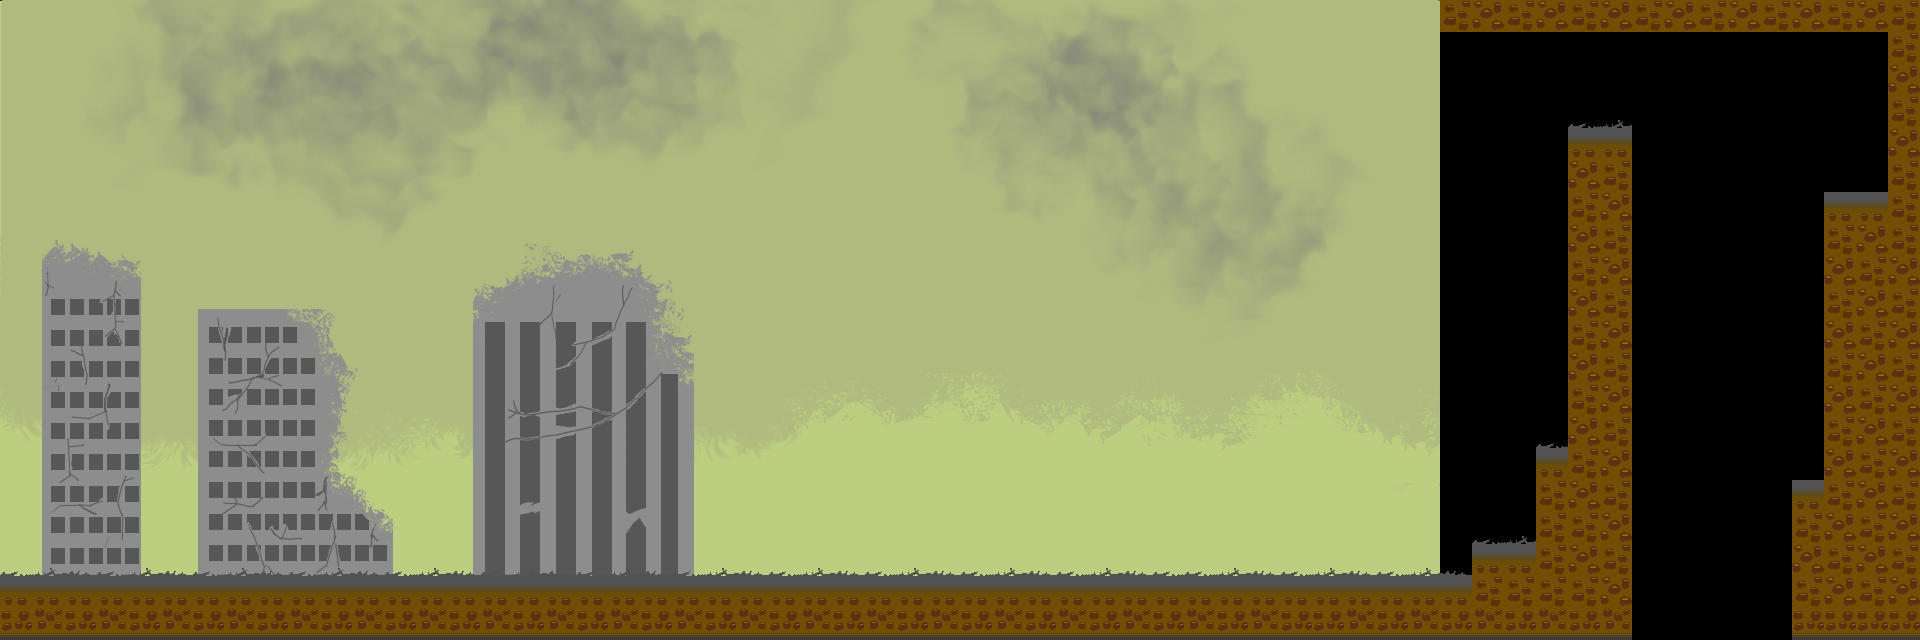

This game map was drawn from its Tiled (.tmx) file and the tilesets committed beside it. A one-line description and the trimmed map source follow:
An orthogonal 60x20 tile map with 32x32 px tiles, 1 tile layer (ground), 1 image layer and 12 objects (player, me.LevelEntity, dashpoint).

<map version="1.0" orientation="orthogonal" renderorder="right-down" width="60" height="20" tilewidth="32" tileheight="32">
 <tileset firstgid="1" name="tiles" tilewidth="32" tileheight="32">
  <image source="../img/tiles.png" width="160" height="416" />
 </tileset>
 <imagelayer name="background">
  <image source="../img/introbackground.png" />
  <properties>
   <property name="ratio" value="0.3" />
  </properties>
 </imagelayer>
 <layer name="ground" width="60" height="20">
  <data>[1200 cells, 254 non-empty, 8 distinct tile ids]</data>
 </layer>
 <objectgroup name="entities">
  <object name="player" x="320" y="544" width="32" height="32" />
  <object name="me.LevelEntity" x="1627" y="607" width="161" height="32">
   <properties>
    <property name="duration" value="150" />
    <property name="fade" value="#000000" />
    <property name="to" value="levelone" />
   </properties>
  </object>
 </objectgroup>
 <objectgroup name="collision">
  <object x="32" y="576" width="1451" height="63" />
  <object x="0" y="0" width="32" height="640" />
  <object x="-1" y="10" width="1915" height="20" />
  <object x="1472" y="543" width="157" height="94" />
  <object x="1536" y="448" width="94" height="101" />
  <object x="1569" y="128" width="63" height="348" />
  <object x="1789" y="480" width="131" height="160" />
  <object x="1825" y="194" width="94" height="301" />
  <object x="1887" y="26" width="32" height="171" />
  <object type="dashpoint" x="932" y="547" width="34" height="27" />
 </objectgroup>
</map>
